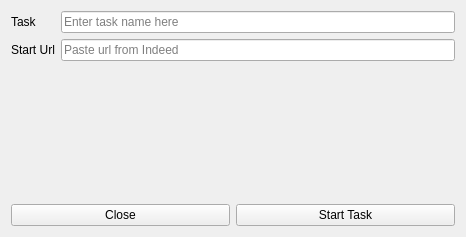
<?xml version="1.0" encoding="UTF-8"?>
<ui version="4.0">
 <class>DialogNewTask</class>
 <widget class="QWidget" name="DialogNewTask">
  <property name="geometry">
   <rect>
    <x>0</x>
    <y>0</y>
    <width>466</width>
    <height>237</height>
   </rect>
  </property>
  <property name="windowTitle">
   <string>Start a new Task</string>
  </property>
  <layout class="QGridLayout" name="gridLayout">
   <item row="1" column="1">
    <widget class="QPushButton" name="pushButton_start">
     <property name="text">
      <string>Start Task</string>
     </property>
    </widget>
   </item>
   <item row="1" column="0">
    <widget class="QPushButton" name="pushButton_close">
     <property name="text">
      <string>Close</string>
     </property>
    </widget>
   </item>
   <item row="0" column="0" colspan="2">
    <layout class="QFormLayout" name="formLayout_2">
     <item row="0" column="0">
      <widget class="QLabel" name="l_TaskName">
       <property name="text">
        <string>Task</string>
       </property>
      </widget>
     </item>
     <item row="1" column="0">
      <widget class="QLabel" name="label_3">
       <property name="text">
        <string>Start Url</string>
       </property>
      </widget>
     </item>
     <item row="2" column="1">
      <spacer name="verticalSpacer">
       <property name="orientation">
        <enum>Qt::Vertical</enum>
       </property>
       <property name="sizeType">
        <enum>QSizePolicy::Expanding</enum>
       </property>
       <property name="sizeHint" stdset="0">
        <size>
         <width>20</width>
         <height>40</height>
        </size>
       </property>
      </spacer>
     </item>
     <item row="1" column="1">
      <widget class="QLineEdit" name="lineEdit_url">
       <property name="placeholderText">
        <string>Paste url from Indeed</string>
       </property>
      </widget>
     </item>
     <item row="0" column="1">
      <widget class="QLineEdit" name="lineEdit_newtaskname">
       <property name="placeholderText">
        <string>Enter task name here</string>
       </property>
      </widget>
     </item>
    </layout>
   </item>
  </layout>
 </widget>
 <layoutdefault spacing="6" margin="11"/>
 <resources/>
 <connections/>
</ui>
